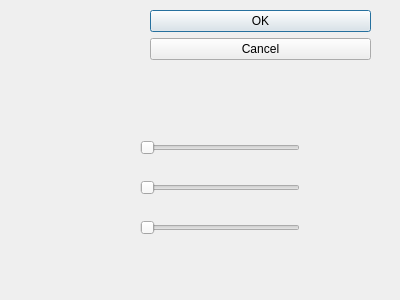
<?xml version="1.0" encoding="UTF-8"?>
<ui version="4.0">
 <class>OptionDialog</class>
 <widget class="QDialog" name="OptionDialog">
  <property name="geometry">
   <rect>
    <x>0</x>
    <y>0</y>
    <width>400</width>
    <height>300</height>
   </rect>
  </property>
  <property name="windowTitle">
   <string>Dialog</string>
  </property>
  <widget class="QDialogButtonBox" name="buttonBox">
   <property name="geometry">
    <rect>
     <x>150</x>
     <y>10</y>
     <width>221</width>
     <height>241</height>
    </rect>
   </property>
   <property name="orientation">
    <enum>Qt::Vertical</enum>
   </property>
   <property name="standardButtons">
    <set>QDialogButtonBox::Cancel|QDialogButtonBox::Ok</set>
   </property>
  </widget>
  <widget class="QWidget" name="widget" native="true">
   <property name="geometry">
    <rect>
     <x>60</x>
     <y>100</y>
     <width>331</width>
     <height>191</height>
    </rect>
   </property>
   <widget class="QSlider" name="horizontalSlider">
    <property name="geometry">
     <rect>
      <x>80</x>
      <y>40</y>
      <width>160</width>
      <height>16</height>
     </rect>
    </property>
    <property name="orientation">
     <enum>Qt::Horizontal</enum>
    </property>
   </widget>
   <widget class="QSlider" name="horizontalSlider_2">
    <property name="geometry">
     <rect>
      <x>80</x>
      <y>80</y>
      <width>160</width>
      <height>16</height>
     </rect>
    </property>
    <property name="orientation">
     <enum>Qt::Horizontal</enum>
    </property>
   </widget>
   <widget class="QSlider" name="horizontalSlider_3">
    <property name="geometry">
     <rect>
      <x>80</x>
      <y>120</y>
      <width>160</width>
      <height>16</height>
     </rect>
    </property>
    <property name="orientation">
     <enum>Qt::Horizontal</enum>
    </property>
   </widget>
  </widget>
 </widget>
 <resources/>
 <connections>
  <connection>
   <sender>buttonBox</sender>
   <signal>accepted()</signal>
   <receiver>OptionDialog</receiver>
   <slot>accept()</slot>
   <hints>
    <hint type="sourcelabel">
     <x>248</x>
     <y>254</y>
    </hint>
    <hint type="destinationlabel">
     <x>157</x>
     <y>274</y>
    </hint>
   </hints>
  </connection>
  <connection>
   <sender>buttonBox</sender>
   <signal>rejected()</signal>
   <receiver>OptionDialog</receiver>
   <slot>reject()</slot>
   <hints>
    <hint type="sourcelabel">
     <x>316</x>
     <y>260</y>
    </hint>
    <hint type="destinationlabel">
     <x>286</x>
     <y>274</y>
    </hint>
   </hints>
  </connection>
 </connections>
</ui>
